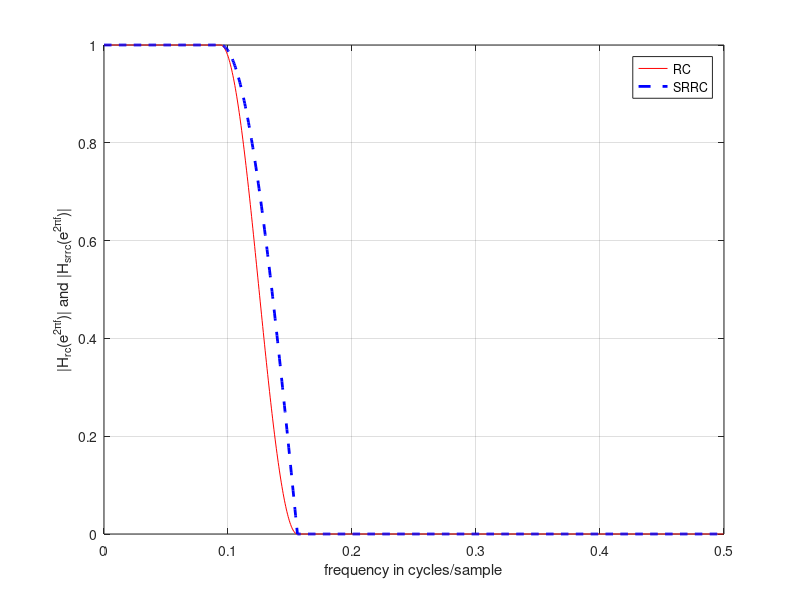

MATLAB code for this plot: (Note: this script raises an error after producing the figure.)
%% Parameters
clear all

%%%%%%%%%%%%%%%%%%%%%% SRRC %%%%%%%%%%%%%%%%%%%%
A = 40; % 40 dB attenuation

Nsps = 4; % 4 samples per symbol

M_srrc = 20; % order of 20, Length of 21

N_srrc = 21; % length of 21

Nsymb_srrc = 5; % number of symbols

beta_tx = 0.25; % tx shaping factor

beta_rx = 0.25; % rx shaping factor

%%%%%%%%%%%%%%%%%%%% RC %%%%%%%%%%%%%%%%%%%%%%%%%

M_rc = 40; % order of 40, Length of 41 

Nsymb_rc = 10; % number of symbols

N_rc = 41; % length of RC

%%%%%%%%%%%%%%%%% Sampling Vectors %%%%%%%%%%%%%%%%%
Fs = 25*10^6; % 25MHz sampling

f_c = 1/2/Nsps; % 6dB downpoint for rc and 3db for srrc

df = 1/2000; % frequency increment in cycles/samp

f = [0:df:0.5-df/2]; % cycles/sample; 0 to almost 1/2

%% IDEAL
% magnitude response for RC and SCCR filters

Hrc_f = zeros(1,length(f)); % reserve space for magnitude response of rc filter

Hsrrc_f = zeros(1,length(f)); % reserve space for magnitude response of srrc filter

f1 = find(f < f_c*(1-beta_tx)); % indices where H_f = 1

f2 = find( (f_c*(1-beta_tx)<= f) & ( f <= f_c*(1+beta_tx))); % indices where
% H_f is in transition

f3 = find(f > f_c*(1+beta_tx)); % indices where H_f = 0

%%%%% Hrc_f filter equations
Hrc_f(f1) = ones(1,length(f1));
Hrc_f(f2) = 0.5+0.5*cos(pi*(f2-f2(1))/(length(f2)-1));
Hrc_f(f3) = 0;
%%%%
Hsrrc_f = sqrt(Hrc_f);

% plots
figure(1);
plot(f,(Hrc_f),'r', ...
f,(Hsrrc_f),'--b','LineWidth',2);
xlabel('frequency in cycles/sample')
ylabel('|H_{rc}(e^{2\pif})| and |H_{srrc}(e^{2\pif})|')
legend("RC", "SRRC")
grid



%%%%%%%%%%%%%%% IMPULSE RESPONSE %%%%%%%%%%%%%%%%%%%%%%%%%%%%%

% find and plot the impulse response
% impulse response of rc filter
h_rc = rcosdesign(beta_tx, Nsymb_rc, Nsps, "normal");

% impulse response of srrc filter
h_srrc = rcosdesign(beta_tx, Nsymb_srrc, Nsps, "sqrt");

% PLOTS
figure(2)
plot(0:N_rc-1,h_rc,'r*', 0:N_srrc-1,h_srrc,'bd', 'MarkerSize',8);
ylabel('h_{rc}[n] and h_{srrc}[n]');
xlabel('n');
legend('RC', 'SRRC')
grid;
% Find and plot the frequency repsonses of the
% finite length RC and SRRC filters
H_hat_rc = freqz(h_rc,1,2*pi*f);
H_hat_srrc = freqz(h_srrc,1,2*pi*f);

figure(3)
plot(f,20*log10(abs(H_hat_rc)),'r', ...
f,20*log10(abs(H_hat_srrc)),'--b','LineWidth',2);
ylabel('H_{hat}(\Omega) for RC and SRRC');
xlabel('frequency in cycles/sample')
legend('RC', 'SRRC')
grid;


%% Tx

%%% kaiser window
if(A > 50)
    beta_kaiser = 0.1102*(A-8.7);
else
    beta_kaiser = 0.5842*(A-21)^0.4 + 0.07886*(A-21);
end

wn_kaiser = kaiser(M_srrc+1,beta_kaiser);

h_srrc = rcosdesign(beta_tx, Nsymb_srrc, Nsps, "sqrt");

h_srrc_tx = h_srrc .* wn_kaiser.';


% calculate the scaling factor knowing that the input is going to be
% upsampled, so turn the coefficients into an nx4 (row x column) matrix
% then sum each column and use max value to scale.

% make room for h_srrc_tx reshaping
h_tx_initial_shape = zeros(1,24);
h_tx_initial_shape(1:length(h_srrc_tx)) = h_srrc_tx; 
h_tx_reshape = reshape(h_tx_initial_shape, 4, [])'; 
h_tx_scale_factor = max(sum(abs(h_tx_reshape))); % get max value

h_srrc_tx_scld = h_srrc_tx/h_tx_scale_factor;
h_srrc_tx_scld_verilog = round(h_srrc_tx_scld*2^17); % coeff fits into 1s17 number

% freq response
H_srrc_tx = freqz(h_srrc_tx_scld, 1, 2*pi*f); % need to ask about freqz as it may not be helpful
H_srrc_tx_not_scaled = freqz(h_srrc_tx, 1, 2*pi*f);

%% Rx

% rx is just h_srrc
h_srrc_rx = rcosdesign(beta_rx, Nsymb_srrc, Nsps, "sqrt");
h_srrc_rx_scld = h_srrc_rx/sum(abs(h_srrc_rx));
H_srrc_rx = freqz(h_srrc_rx_scld, 1, 2*pi*f);

figure(4)
plot(f,20*log10(abs(H_srrc_tx)),'r', ...
f,20*log10(abs(H_srrc_rx)),'--b','LineWidth',2);
ylabel('H_{hat}(\Omega) for SRRC TX and RX');
xlabel('frequency in cycles/sample')
legend('TX', 'RX')
grid;

%% MER

% convolve filters to get rc
h_rc_practical = conv(h_srrc_tx_scld, h_srrc_rx_scld);

% find idx of peak val
Peak_idx = (length(h_rc_practical)-1)/2 + 1; 
P_avg_sig = abs(h_rc_practical(Peak_idx))^2;
P_avg_error = sum(abs(h_rc_practical(1:Nsps:end)).^2) - P_avg_sig;


% mer calc
MER = 10*log10(P_avg_sig/P_avg_error)

figure(5)
plot(0:N_rc-1,h_rc_practical,'r*', 'MarkerSize',8);
ylabel('h_{rc-real}[n]');
xlabel('n');
legend('Practical')
grid;















